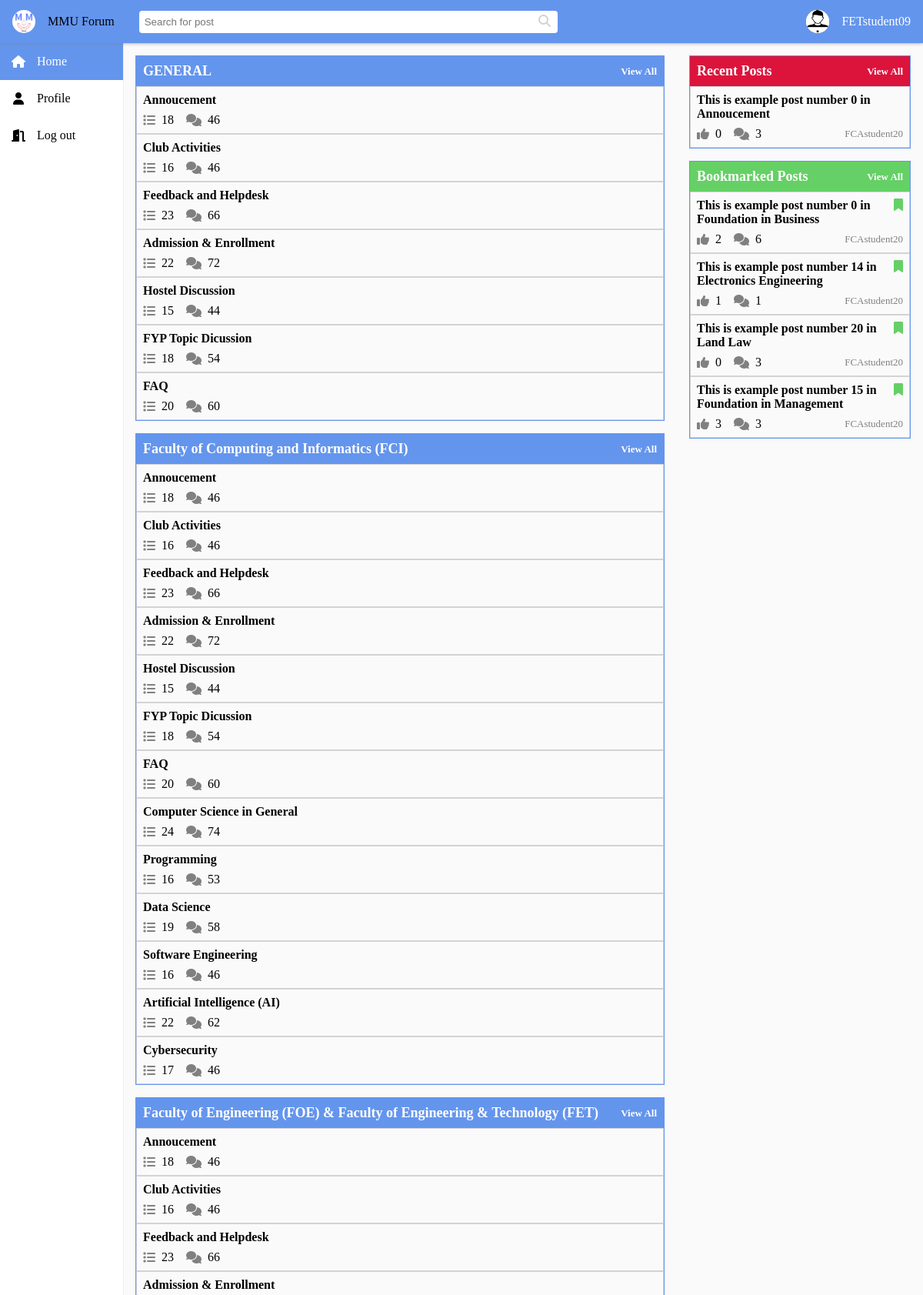
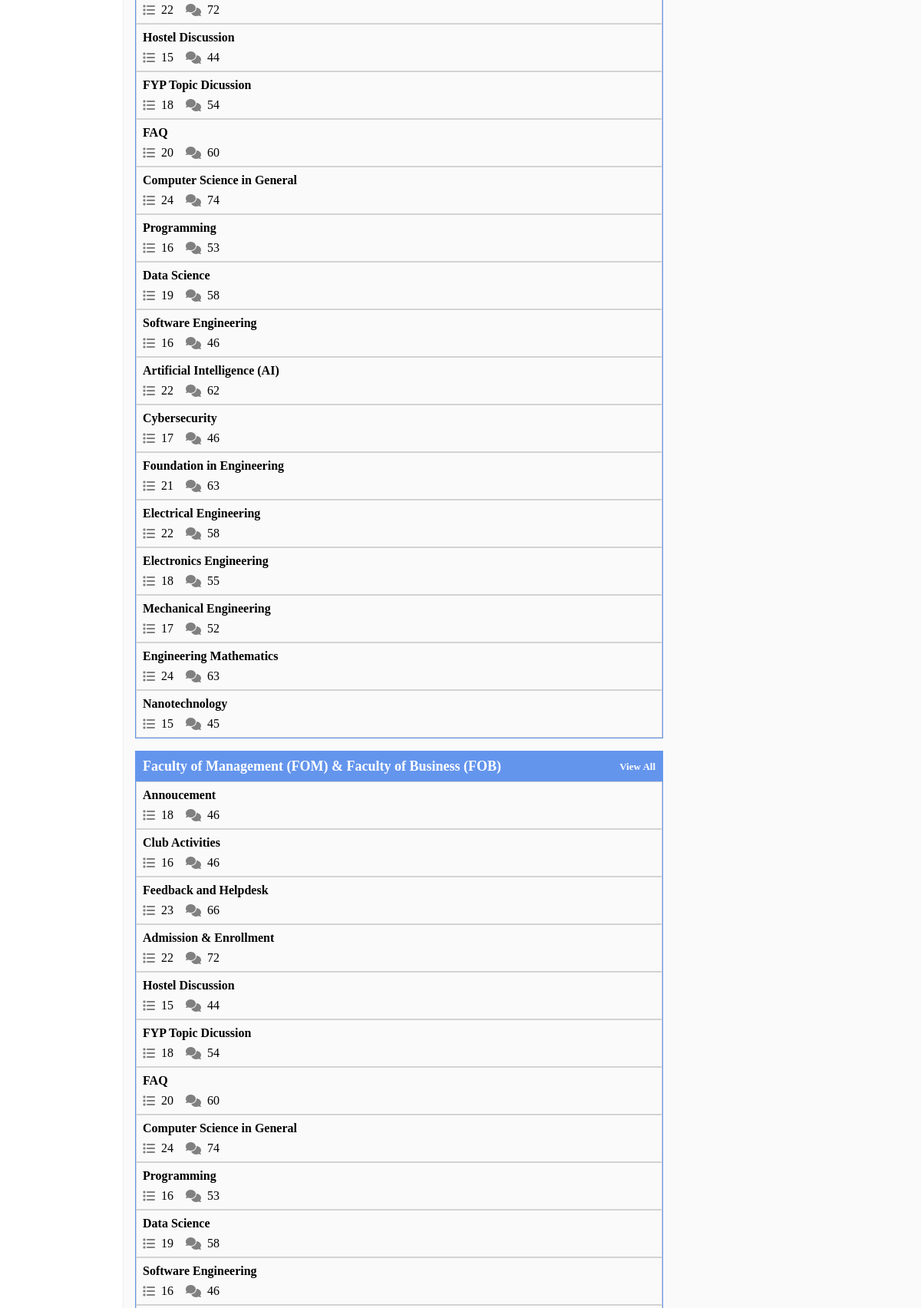
Page /home.php (signed in, upper part) on the committed database (2 pictures, top to bottom).
### tables this page shows
CREATE TABLE `user` (
  `user_id` int(6) UNSIGNED NOT NULL,
  `username` varchar(255) NOT NULL,
  `email` varchar(255) NOT NULL,
  `user_pass` varchar(255) NOT NULL,
  `profile_pic_name` varchar(255) DEFAULT 'default.png',
  `number_of_posts` int(6) UNSIGNED DEFAULT 0,
  `number_of_comments` int(6) UNSIGNED DEFAULT 0
);

CREATE TABLE `post` (
  `post_id` int(6) UNSIGNED NOT NULL,
  `author_id` int(6) UNSIGNED NOT NULL,
  `subcategory_id` int(6) UNSIGNED NOT NULL,
  `post_name` varchar(255) NOT NULL,
  `post_description` text NOT NULL,
  `image_name` varchar(255) DEFAULT NULL,
  `created_at` timestamp NOT NULL DEFAULT current_timestamp(),
  `modified_at` timestamp NOT NULL DEFAULT current_timestamp() ON UPDATE current_timestamp(),
  `number_of_comments` int(6) NOT NULL DEFAULT 0,
  `number_of_likes` int(6) NOT NULL DEFAULT 0
);

CREATE TABLE `category` (
  `category_id` int(6) UNSIGNED NOT NULL,
  `category_name` varchar(255) NOT NULL
);

CREATE TABLE `subcategory` (
  `subcategory_id` int(6) UNSIGNED NOT NULL,
  `subcategory_name` varchar(255) NOT NULL,
  `category_id` int(6) UNSIGNED NOT NULL,
  `number_of_posts` int(6) NOT NULL DEFAULT 0,
  `number_of_comments` int(6) NOT NULL DEFAULT 0
);

### includes/session.php (called while the page is built, shortened)
<?php
	include 'includes/conn.php';
	if(isset($_SESSION['user'])) {
		try{
			$stmt = $conn->prepare("SELECT * FROM user WHERE user_id= ?");
			$stmt->bind_param("i", $_SESSION['user']);
			$stmt->execute();
			$user = $stmt->get_result()->fetch_assoc();
		}
		catch(PDOException $e){
			echo "There is some problem in connection: " . $e->getMessage();
		}
	}
?>

### components/post-item.php (the view, shortened to what this page needs)
<!DOCTYPE html>
<html>
    <?php
        $post_item_type = $post_item_type ?? "post";
        $post_item_title = $post_item_title ?? "&nbsp";
        $post_item_href = $post_item_href ?? "";
        $post_item_noOfLikes = $post_item_noOfLikes ?? 0;
        $post_item_noOfComments = $post_item_noOfComments ?? 0;
        $post_item_author = $post_item_author ?? "";
        $post_item_createdAt = $post_item_createdAt ?? "";
        $post_item_bookmarked = $post_item_bookmarked ?? false;
    ?>
    <head>
        <link rel="stylesheet" href="css/global.css" />
        <script src="https://kit.fontawesome.com/a076d05399.js"></script></head>
    <body>
        <div class="post-item" onclick="location.href = '<?php echo $post_item_href; ?>';">
            <?php
                if ($post_item_type === "post" && $post_item_bookmarked)
                    echo '<span class="fas fa-bookmark" style="float: right; margin: 0.5em 0.5em 0 0;"></span>';
            ?>
            <p class="list-item-title"><?php echo $post_item_title; ?></p>
            <div class="list-item-subtitle">
                <?php
                    if ($post_item_type === "subcategory")
                        echo '<a class="post-action"><span class="post-action-icon fas fa-list"></span> '.$post_item_noOfPosts.'</a>';
                    else
                        echo '<a class="post-action"><span class="post-action-icon fas fa-thumbs-up"></span> '.$post_item_noOfLikes.'</a>';
                ?>
                <a class="post-action"><span class="post-action-icon fas fa-comments"></span> <?php echo $post_item_noOfComments; ?></a>
                <?php
                    if ($post_item_type === "post")
                        echo '<div style="color: gray; font-size: small;">'.$post_item_author.' '.$post_item_createdAt.'</div>';
                ?>
            </div>
        </div>
    </body>
</html>

### home.php (shortened to what this page needs)
<!DOCTYPE html>
<html>
<?php
    include 'includes/session.php';
    $errors = array();
    $categories = array();
    $subcategories = array();
    $category_table_data = array();
    $query_get_all_categories = "SELECT * FROM category;";
    $category_result = mysqli_query($conn, $query_get_all_categories);
    $subcategory_table_data = array();
    $query_get_all_subcategories = "SELECT * FROM subcategory;";
    $subcategory_result = mysqli_query($conn, $query_get_all_subcategories);
    $recentPosts = array();
    $query_get_recent_5_posts = "SELECT * FROM post ORDER BY created_at DESC LIMIT 5;";
    $recent_posts_result = mysqli_query($conn, $query_get_recent_5_posts);
    $bookmarked_posts = array();
    if(isset ($user)) {
        $query_get_bookmark = $conn->prepare("SELECT * FROM post WHERE post_id IN
                (SELECT `post_id` FROM bookmark WHERE user_id = ?);");
        $query_get_bookmark->bind_param("i", $user["user_id"]);
        $query_get_bookmark->execute();
        $bookmark_data = $query_get_bookmark->get_result();
    }
    if (count($errors) == 0) {
        while ($row = mysqli_fetch_assoc($category_result)) {
            $category_table_data[] = $row;
        }
        while ($row = mysqli_fetch_assoc($subcategory_result)) {
            $subcategory_table_data[] = $row;
        }
        for ($i = 0; $i < count($category_table_data); $i++) {
            for($j = 0; $j < count($subcategory_table_data); $j++) {
                if($category_table_data[$i]['category_id'] == $subcategory_table_data[$j]['category_id']) {
                    $subcategories[] = array(
                        $subcategory_table_data[$j]['subcategory_id'],
                        $subcategory_table_data[$j]['subcategory_name'],
                        $subcategory_table_data[$j]['number_of_posts'],
                        $subcategory_table_data[$j]['number_of_comments']
                    );
                }
            }
            $categories[] = array(
                $category_table_data[$i]['category_id'] , $category_table_data[$i]['category_name'], $subcategories
            );
        }
        while($row = mysqli_fetch_assoc($recent_posts_result)) {
            $query_to_get_author_name = "SELECT username FROM user WHERE user_id = " . $row['author_id'] . ";";
            $author_name_data = mysqli_query($conn, $query_to_get_author_name);
            $user_row = mysqli_fetch_assoc($author_name_data);
            $author_name = $user_row['username'];
            $recentPosts[] = array($row['post_id'], $row['post_name'] , $row['number_of_likes']
                                    , $row['number_of_comments'], $author_name);
        }
        if(isset($user)) {
            while($row = mysqli_fetch_assoc($bookmark_data)) {
                $query_to_get_author_name = "SELECT username FROM user WHERE user_id =" . $row['author_id'] . ";";
                $author_name_data = mysqli_query($conn, $query_to_get_author_name);
                $user_row = mysqli_fetch_assoc($author_name_data);
                $author_name = $user_row['username'];
                $bookmarked_posts[] = array($row['post_id'], $row['post_name'],
                            $row['number_of_likes'], $row['number_of_comments'], $author_name, true);
            }
        }
    }
?>
<head lang="en">
    <link rel="stylesheet" href="css/reset.css" />
    <link rel="stylesheet" href="css/global.css" />
    <link rel="stylesheet" href="css/home.css" />
</head>
<body>
    <?php include "components/header.php" ?>
    <?php include "components/sidebar.php" ?>
    <aside id="right-pane">
        <div class="post-list recent-list">
            <div class="list-title">
                Recent Posts
                <a class="view-all" href="post-list.php?type=recent">View All</a>
            </div>
            <?php
                if (count($recentPosts) === 0)
                    include 'components/placeholder.php';
                else {
                    foreach($recentPosts as $post)
                        $post_item_type = "post";
                        $post_item_href = "post-details.php?id=".$post[0];
                        $post_item_title = $post[1];
                        $post_item_noOfLikes = $post[2];
                        $post_item_noOfComments = $post[3];
                        $post_item_author = $post[4];
                        include "components/post-item.php";
                    }
            ?>
        </div>
        <div class="post-list bookmark-list">
            <div class="list-title bookmark-title">
                Bookmarked Posts
                <a class="view-all" href="post-list.php?type=bookmark">View All</a>
            </div>
            <?php
                if (count($bookmarked_posts) === 0)
                    include 'components/placeholder.php';
                else
                    foreach($bookmarked_posts as $post){
                        $post_item_type = "post";
                        $post_item_href = "post-details.php?id=".$post[0];
                        $post_item_title = $post[1];
                        $post_item_noOfLikes = $post[2];
                        $post_item_noOfComments = $post[3];
                        $post_item_bookmarked = $post[5];
                        include "components/post-item.php";
                    }
            ?>
        </div>
    </aside>
    <div id="home-container" class="page-container">
        <?php
            if (count($categories) === 0)
                include 'components/placeholder.php';
            else
                foreach ($categories as $category) {
                    echo '
                        <div class="post-list">
                            <div class="list-title">
                                '.$category[1].'
                                <a class="view-all" href="post-list.php?id='.$category[0].'&type=category">View All</a>
                            </div>
                    ';
                    if (empty($category[2]))
                        include 'components/placeholder.php';
                    else if (count($category[2]) === 0)
                        include 'components/placeholder.php';
                    else
                        foreach($category[2] as $subcategory){
                            $post_item_type = "subcategory";
                            $post_item_href = "post-list.php?id=".$subcategory[0]."&type=subcategory";
                            $post_item_title = $subcategory[1];
                            $post_item_noOfPosts = $subcategory[2];
                            $post_item_noOfComments = $subcategory[3];
                            include "components/post-item.php";
                        }
                    echo '
                        </div>
                    ';
                };
        ?>
    </div>
</body>
</html>

### components/header.php (shortened to what this page needs)
<!DOCTYPE html>
<html>
<?php
    if (isset($user)) {
        $user_data = array($user['user_id'], $user['username'], "images/".$user['profile_pic_name']);
    } else {
        $user_data = array("-1", "Guest");
    }
?>
<head>
    <link rel="stylesheet" href="css/header.css" />
</head>
<body>
    <div class="header-div"></div>
    <header class="primary-background">
        <a id="header-title" href="home.php">
            <img id="header-image" src="../images/MMU.png" height="30px" />
            MMU Forum
        </a>
        <form id="header-search-bar-form" class="search-bar" action="post-list.php">
            <input id="header-search-bar" class="search-input" type="text" name="search" placeholder="Search for post"/>
            <a onclick="document.getElementById('header-search-bar-form').submit();"><span class="fas fa-search search-icon"></span></a>
        </form>
        <?php
            if (isset($user) && $user_data[2]) {
                echo '<a class="header-user" href="edit-profile.php"><img src="'. $user_data[2] .'" class="header-user" /></a>';
            } else {
                echo '<a class="header-user" href="edit-profile.php"><span class="fas fa-user header-user-icon"></span></a>';
            }
        ?>
        <div class="header-user-name"><?php echo $user_data[1]; ?></div>
    </header>
</body>
</html>

### css/global.css (style rules this page uses)
body { background-color: rgb(250, 250, 250); }
.primary-background { background-color: var(--primary-color); }
.post-item { text-decoration: none; color: black; border: 1px solid lightgray; }
.post-action { text-align: center; margin-right: 1em; align-items: center; display: flex; }
.post-action-icon { color: gray; margin-right: 0.5em; text-align: center; cursor: pointer; }
.list-item-title { margin: 0.5em; font-size: medium; font-weight: bold; }
.list-item-subtitle { margin: 0.5em; display: flex; align-items: center; }
.post-list { border: 1px solid var(--primary-color); margin: 1em; }
.list-title { padding: 0.5em; color: white; font-size: large; font-weight: bold; background-color: var(--primary-color); display: flex; flex-direction: row; justify-content: space-between; align-items: center; }
.post-item .fa-bookmark { color: var(--bookmark-color); }
@media screen and (min-width: 600px) { .page-container { margin-left: var(--sidebar-width); } }

### css/home.css (style rules this page uses)
@media screen and (min-width: 850px) { #home-container { margin-right: var(--right-width); } }
#right-pane { float: right; width: var(--right-width); }
.bookmark-list .list-title { background-color: var(--bookmark-color); }
.recent-list .list-title { background-color: crimson; }
.view-all { font-size: small; text-decoration: none; color: white; }

### css/header.css (style rules this page uses)
.header-div { height: var(--header-height); }
header { background-color: cornflowerblue; height: 1.5em; display: flex; align-items: center; padding: 1em; box-shadow: 0px 0.1px 5px gray; position: fixed; left: 0; right: 0; top: 0; z-index: 10; }
#header-title { text-decoration: none; color: black; display: flex; align-items: center; }
#header-image { border-radius: 20px; }
.search-bar { display: flex; align-items: center; flex: auto; border-radius: 4px; max-width: 50em; background-color: white; padding: 2px; }
.search-input { border: 0; display: flex; flex: auto; padding: 5px; }
.search-icon { color: lightgray; margin-left: 7px; margin-right: 7px; }
.header-user, .header-menu { border-radius: 15px; width: 30px; height: 30px; align-items: center; justify-content: center; display: flex; cursor: pointer; }
.header-user { background-color: white; }
.header-user-name, .header-menu { color: white; }

### css/theme.css (style rules this page uses)
:root { --primary-color: cornflowerblue; --bookmark-color: rgb(101, 208, 101); --header-height: 56px; --sidebar-width: 10em; --sidebar-min-width: 600px; --right-width: 20em; --right-min-width: 850px; }

### rows in the picture
user: username "FETstudent09"
post: post_item_title "This is example post number 0 in Foundation in Business", post_item_noOfLikes "2", post_item_noOfComments "6"
post: post_item_title "This is example post number 14 in Electronics Engineering", post_item_noOfLikes "1", post_item_noOfComments "1"
post: post_item_title "This is example post number 20 in Land Law", post_item_noOfLikes "0", post_item_noOfComments "3"
post: post_item_title "This is example post number 15 in Foundation in Management", post_item_noOfLikes "3", post_item_noOfComments "3"
category: category_name "GENERAL"
subcategory: post_item_title "Annoucement", number_of_posts "18", post_item_noOfComments "46"
subcategory: post_item_title "Club Activities", number_of_posts "16", post_item_noOfComments "46"
subcategory: post_item_title "Feedback and Helpdesk", number_of_posts "23", post_item_noOfComments "66"
subcategory: post_item_title "Admission & Enrollment", number_of_posts "22", post_item_noOfComments "72"
subcategory: post_item_title "Hostel Discussion", number_of_posts "15", post_item_noOfComments "44"
subcategory: post_item_title "FYP Topic Dicussion", number_of_posts "18", post_item_noOfComments "54"
subcategory: post_item_title "FAQ", number_of_posts "20", post_item_noOfComments "60"
category: category_name "Faculty of Computing and Informatics (FCI)"
subcategory: post_item_title "Computer Science in General", number_of_posts "24", post_item_noOfComments "74"
subcategory: post_item_title "Programming", number_of_posts "16", post_item_noOfComments "53"
subcategory: post_item_title "Data Science", number_of_posts "19", post_item_noOfComments "58"
subcategory: post_item_title "Software Engineering", number_of_posts "16", post_item_noOfComments "46"
subcategory: post_item_title "Artificial Intelligence (AI)", number_of_posts "22", post_item_noOfComments "62"
subcategory: post_item_title "Cybersecurity", number_of_posts "17", post_item_noOfComments "46"
category: category_name "Faculty of Engineering (FOE) & Faculty of Engineering & Technology (FET)"
subcategory: post_item_title "Foundation in Engineering", number_of_posts "21", post_item_noOfComments "63"
subcategory: post_item_title "Electrical Engineering", number_of_posts "22", post_item_noOfComments "58"
subcategory: post_item_title "Electronics Engineering", number_of_posts "18", post_item_noOfComments "55"
subcategory: post_item_title "Mechanical Engineering", post_item_noOfPosts "17", post_item_noOfComments "52"
subcategory: post_item_title "Engineering Mathematics", number_of_posts "24", post_item_noOfComments "63"
subcategory: post_item_title "Nanotechnology", number_of_posts "15", post_item_noOfComments "45"
category: category_name "Faculty of Management (FOM) & Faculty of Business (FOB)"

### other values in the picture
$option[1] "Home"
$option[1] "Profile"
$option[1] "Log out"
$post_item_title "This is example post number 0 in Annoucement"
$post_item_noOfLikes "0"
$post_item_noOfComments "3"
$post_item_author "FCAstudent20"
